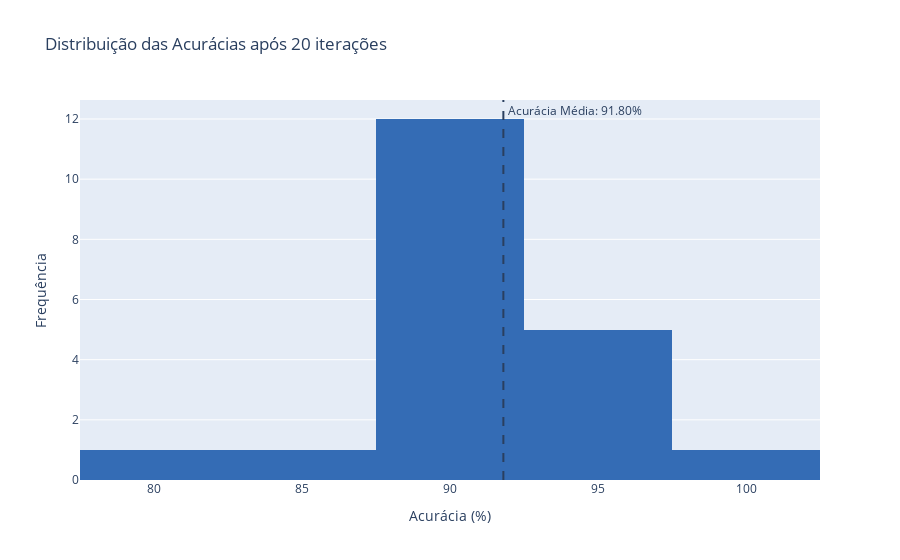

Source (notebook cell):
### Code cell
plot_accuracies(forest_res, export=True, filename='forest_acc', path='../figs/metrics')

### Figure 1 — Plotly figure (JSON) as saved in the notebook; plotly's stock layout.template omitted (floating-point values rounded to 4 significant figures)
{"data": [{"marker": {"color": "#346CB5"}, "nbinsx": 5, "type": "histogram", "x": [90.62, 92.19, 81.25, 95.31, 96.88, 87.5, 89.06, 95.31, 92.06, 87.3, 90.48, 93.65, 95.24, 92.06, 90.48, 100, 92.06, 92.06, 92.06, 90.48]}], "layout": {"annotations": [{"showarrow": false, "text": " Acurácia Média: 91.80%", "x": 91.8, "xanchor": "left", "xref": "x", "y": 1, "yanchor": "top", "yref": "y domain"}], "autosize": true, "shapes": [{"line": {"dash": "dash"}, "type": "line", "x0": 91.8, "x1": 91.8, "xref": "x", "y0": 0, "y1": 1, "yref": "y domain"}], "title": {"text": "Distribuição das Acurácias após 20 iterações"}, "xaxis": {"autorange": true, "range": [77.5, 102.5], "showspikes": false, "title": {"text": "Acurácia (%)"}, "type": "linear"}, "yaxis": {"autorange": true, "range": [0, 12.63], "showspikes": false, "title": {"text": "Frequência"}}}}
